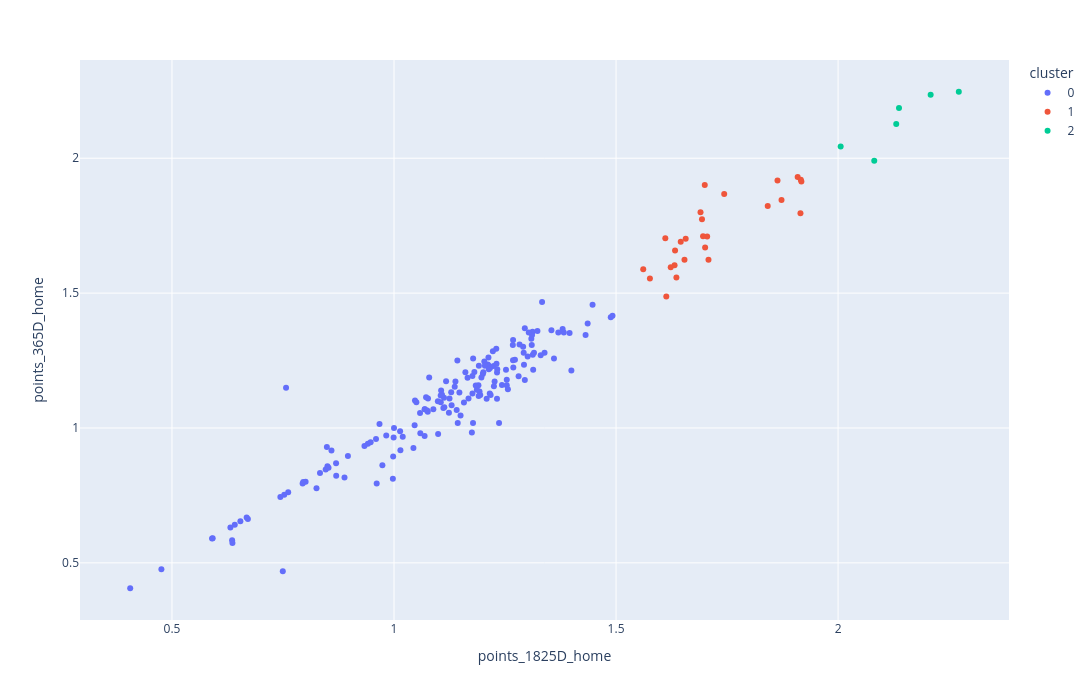

The notebook cell this image was saved under:
### Code cell
sns.scatterplot(data=top1825.sort_values("cluster"),x=col_home,y=col_away,hue='cluster')
plt.savefig(path_summary + f'scatter_cluster_{title}.jpg', format='jpg', dpi=200,bbox_inches='tight')
plotly.scatter(top1825,col_home,col_away,hover_name='HomeTeam',color='cluster',width=1200,height=700)

### Figure 1 — Plotly figure (JSON) as saved in the notebook; plotly's stock layout.template omitted (floating-point values rounded to 4 significant figures; data arrays with more than 128 entries replaced by an {"elided": "..."} marker saying what was removed)
{"data": [{"hovertemplate": "<b>%{hovertext}</b><br><br>cluster=0<br>points_1825D_home=%{x}<br>points_365D_home=%{y}<extra></extra>", "hovertext": {"elided": "163 str values"}, "legendgroup": "0", "marker": {"color": "#636efa", "symbol": "circle"}, "mode": "markers", "name": "0", "orientation": "v", "showlegend": true, "type": "scatter", "x": {"elided": "163 float values"}, "xaxis": "x", "y": {"elided": "163 float values"}, "yaxis": "y"}, {"hovertemplate": "<b>%{hovertext}</b><br><br>cluster=1<br>points_1825D_home=%{x}<br>points_365D_home=%{y}<extra></extra>", "hovertext": ["Arsenal", "Ath Madrid", "Bordeaux", "Dortmund", "Fiorentina", "Inter", "Ipswich", "Lazio", "Leeds", "Leverkusen", "Lille", "Liverpool", "Lyon", "Man City", "Marseille", "Milan", "Monaco", "Napoli", "Paris SG", "RB Leipzig", "Roma", "Schalke 04", "Sevilla", "Tottenham", "Valencia", "Villarreal"], "legendgroup": "1", "marker": {"color": "#EF553B", "symbol": "circle"}, "mode": "markers", "name": "1", "orientation": "v", "showlegend": true, "type": "scatter", "x": [1.917, 1.694, 1.613, 1.744, 1.636, 1.915, 1.657, 1.561, 1.632, 1.646, 1.611, 1.864, 1.842, 1.69, 1.708, 1.909, 1.623, 1.705, 1.7, 1.873, 1.916, 1.701, 1.696, 1.633, 1.654, 1.576], "xaxis": "x", "y": [1.914, 1.773, 1.487, 1.868, 1.558, 1.796, 1.701, 1.589, 1.603, 1.69, 1.703, 1.918, 1.822, 1.8, 1.624, 1.931, 1.596, 1.709, 1.901, 1.845, 1.92, 1.669, 1.711, 1.658, 1.623, 1.554], "yaxis": "y"}, {"hovertemplate": "<b>%{hovertext}</b><br><br>cluster=2<br>points_1825D_home=%{x}<br>points_365D_home=%{y}<extra></extra>", "hovertext": ["Barcelona", "Bayern Munich", "Chelsea", "Juventus", "Man United", "Real Madrid"], "legendgroup": "2", "marker": {"color": "#00cc96", "symbol": "circle"}, "mode": "markers", "name": "2", "orientation": "v", "showlegend": true, "type": "scatter", "x": [2.272, 2.137, 2.006, 2.131, 2.081, 2.208], "xaxis": "x", "y": [2.246, 2.186, 2.043, 2.127, 1.991, 2.236], "yaxis": "y"}], "layout": {"height": 700, "legend": {"title": {"text": "cluster"}, "tracegroupgap": 0}, "margin": {"t": 60}, "width": 1200, "xaxis": {"anchor": "y", "domain": [0, 1], "title": {"text": "points_1825D_home"}}, "yaxis": {"anchor": "x", "domain": [0, 1], "title": {"text": "points_365D_home"}}}}
